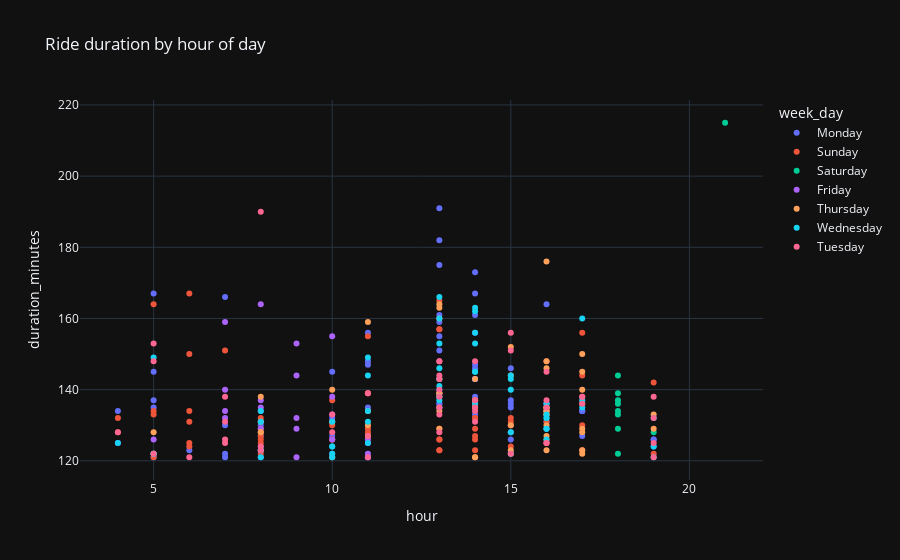

Source (notebook cell):
### Code cell
px.scatter(df[df.duration_minutes > 120], x="hour", y="duration_minutes", color="week_day", title="Ride duration by hour of day")

### Figure 1 — Plotly figure (JSON) as saved in the notebook; plotly's stock layout.template omitted (floating-point values rounded to 4 significant figures)
{"data": [{"hovertemplate": "week_day=Monday<br>hour=%{x}<br>duration_minutes=%{y}<extra></extra>", "legendgroup": "Monday", "marker": {"color": "#636efa", "symbol": "circle"}, "mode": "markers", "name": "Monday", "orientation": "v", "showlegend": true, "x": [15, 14, 14, 13, 13, 10, 8, 7, 5, 19, 17, 16, 15, 14, 13, 13, 11, 10, 8, 7, 5, 17, 16, 15, 14, 14, 14, 13, 13, 11, 10, 7, 5, 19, 17, 16, 15, 14, 14, 14, 13, 13, 11, 8, 5, 19, 17, 16, 16, 16, 15, 15, 14, 14, 13, 13, 13, 13, 11, 11, 10, 10, 8, 8, 8, 7, 6, 5, 4, 4], "xaxis": "x", "y": [128, 133, 147, 159, 161, 131, 124, 122, 145, 124, 134, 136, 136, 138, 138, 140, 135, 145, 121, 121, 135, 134, 134, 135, 161, 167, 173, 191, 182, 148, 132, 166, 167, 126, 127, 131, 126, 146, 143, 156, 151, 175, 121, 131, 137, 126, 134, 129, 136, 164, 137, 146, 143, 143, 136, 136, 139, 155, 147, 156, 122, 127, 134, 130, 127, 130, 123, 121, 125, 134], "yaxis": "y", "type": "scatter"}, {"hovertemplate": "week_day=Sunday<br>hour=%{x}<br>duration_minutes=%{y}<extra></extra>", "legendgroup": "Sunday", "marker": {"color": "#EF553B", "symbol": "circle"}, "mode": "markers", "name": "Sunday", "orientation": "v", "showlegend": true, "x": [17, 16, 14, 14, 13, 11, 10, 6, 5, 17, 16, 15, 14, 13, 11, 10, 8, 8, 6, 5, 19, 17, 16, 16, 15, 14, 14, 13, 11, 8, 6, 5, 17, 16, 15, 14, 14, 13, 13, 11, 10, 8, 8, 6, 5, 19, 17, 17, 16, 15, 15, 14, 14, 13, 13, 13, 13, 11, 10, 8, 8, 7, 6, 6, 5, 4, 4], "xaxis": "x", "y": [123, 148, 132, 126, 138, 155, 137, 167, 164, 130, 125, 124, 136, 126, 139, 130, 126, 122, 125, 134, 142, 136, 135, 134, 131, 137, 129, 123, 129, 132, 131, 133, 136, 131, 122, 127, 123, 126, 123, 128, 126, 129, 125, 134, 122, 122, 144, 156, 126, 130, 132, 136, 132, 157, 157, 165, 129, 139, 126, 127, 123, 151, 150, 124, 121, 132, 128], "yaxis": "y", "type": "scatter"}, {"hovertemplate": "week_day=Saturday<br>hour=%{x}<br>duration_minutes=%{y}<extra></extra>", "legendgroup": "Saturday", "marker": {"color": "#00cc96", "symbol": "circle"}, "mode": "markers", "name": "Saturday", "orientation": "v", "showlegend": true, "x": [18, 18, 21, 18, 18, 18, 18, 19, 18, 18], "xaxis": "x", "y": [122, 134, 215, 139, 144, 133, 129, 128, 136, 137], "yaxis": "y", "type": "scatter"}, {"hovertemplate": "week_day=Friday<br>hour=%{x}<br>duration_minutes=%{y}<extra></extra>", "legendgroup": "Friday", "marker": {"color": "#ab63fa", "symbol": "circle"}, "mode": "markers", "name": "Friday", "orientation": "v", "showlegend": true, "x": [10, 9, 8, 5, 10, 9, 8, 7, 10, 10, 9, 8, 11, 11, 8, 7, 11, 11, 9, 9, 8, 7, 7], "xaxis": "x", "y": [133, 129, 135, 126, 126, 132, 164, 159, 155, 138, 121, 123, 121, 126, 129, 132, 125, 122, 153, 144, 137, 134, 140], "yaxis": "y", "type": "scatter"}, {"hovertemplate": "week_day=Thursday<br>hour=%{x}<br>duration_minutes=%{y}<extra></extra>", "legendgroup": "Thursday", "marker": {"color": "#FFA15A", "symbol": "circle"}, "mode": "markers", "name": "Thursday", "orientation": "v", "showlegend": true, "x": [17, 16, 16, 15, 13, 11, 8, 17, 16, 16, 14, 13, 11, 10, 8, 5, 19, 17, 16, 16, 14, 13, 11, 10, 8, 5, 17, 17, 16, 16, 16, 15, 15, 14, 13, 13, 11, 10, 8, 19, 17, 17, 16, 16, 16, 15, 14, 14, 13, 13, 13], "xaxis": "x", "y": [129, 127, 134, 144, 139, 159, 128, 122, 146, 130, 121, 134, 130, 121, 131, 122, 129, 145, 135, 134, 121, 143, 127, 140, 138, 128, 128, 123, 123, 135, 133, 130, 123, 143, 139, 129, 134, 131, 128, 133, 140, 150, 133, 148, 176, 152, 135, 137, 163, 164, 160], "yaxis": "y", "type": "scatter"}, {"hovertemplate": "week_day=Wednesday<br>hour=%{x}<br>duration_minutes=%{y}<extra></extra>", "legendgroup": "Wednesday", "marker": {"color": "#19d3f3", "symbol": "circle"}, "mode": "markers", "name": "Wednesday", "orientation": "v", "showlegend": true, "x": [19, 17, 15, 14, 14, 13, 11, 10, 8, 5, 16, 16, 15, 14, 14, 13, 13, 11, 10, 5, 17, 16, 16, 15, 14, 13, 13, 11, 10, 8, 5, 19, 19, 17, 16, 16, 16, 15, 15, 14, 14, 13, 13, 13, 13, 11, 11, 10, 10, 8, 8, 4], "xaxis": "x", "y": [132, 160, 143, 163, 162, 135, 149, 131, 123, 149, 132, 126, 122, 136, 145, 138, 160, 134, 122, 122, 137, 133, 136, 128, 145, 137, 146, 125, 124, 134, 122, 124, 121, 135, 132, 129, 129, 140, 144, 156, 153, 141, 143, 166, 153, 131, 144, 124, 121, 121, 131, 125], "yaxis": "y", "type": "scatter"}, {"hovertemplate": "week_day=Tuesday<br>hour=%{x}<br>duration_minutes=%{y}<extra></extra>", "legendgroup": "Tuesday", "marker": {"color": "#FF6692", "symbol": "circle"}, "mode": "markers", "name": "Tuesday", "orientation": "v", "showlegend": true, "x": [19, 14, 13, 13, 10, 7, 5, 17, 16, 16, 15, 14, 14, 13, 13, 11, 10, 8, 17, 16, 16, 13, 13, 11, 8, 7, 5, 19, 19, 19, 17, 16, 15, 15, 14, 14, 13, 13, 13, 13, 11, 8, 7, 7, 6, 5, 4], "xaxis": "x", "y": [121, 131, 140, 144, 133, 131, 153, 136, 125, 145, 122, 148, 134, 135, 148, 139, 128, 190, 138, 125, 137, 128, 133, 127, 123, 126, 148, 132, 125, 138, 138, 135, 156, 151, 135, 137, 135, 138, 143, 148, 121, 124, 138, 125, 121, 122, 128], "yaxis": "y", "type": "scatter"}], "layout": {"xaxis": {"anchor": "y", "domain": [0.0, 1.0], "title": {"text": "hour"}}, "yaxis": {"anchor": "x", "domain": [0.0, 1.0], "title": {"text": "duration_minutes"}}, "legend": {"title": {"text": "week_day"}, "tracegroupgap": 0}, "title": {"text": "Ride duration by hour of day"}}}
